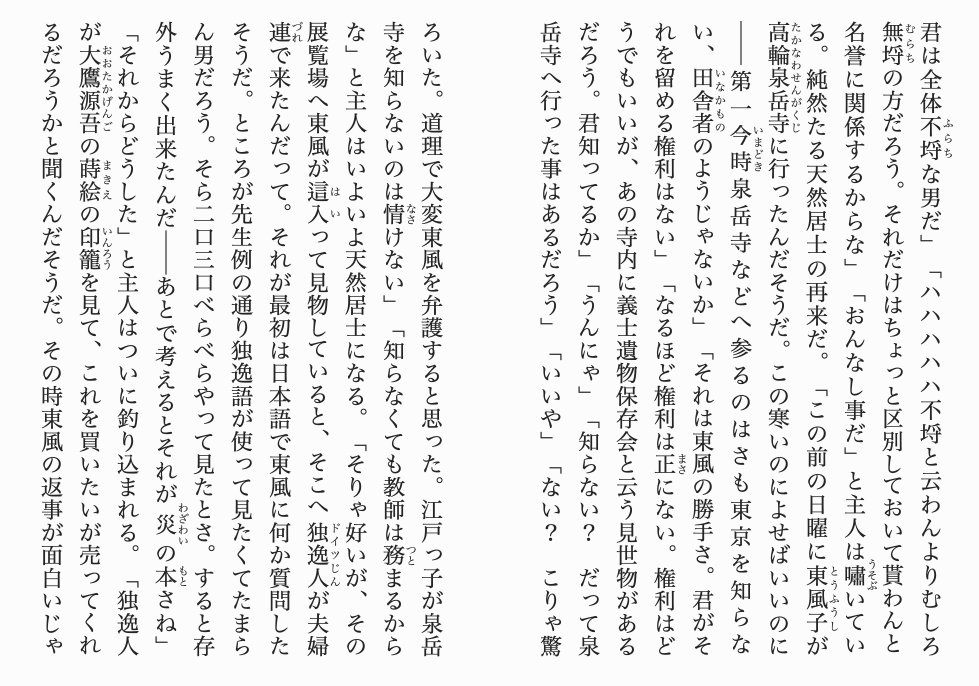
#> input picture データ系/test.png, 1958 x 1372 px (shown at 1/2 size)
$ python select_image.py '../データ系/test.png'
#> lines starting #> are read from the running program, lines starting #| are printed output that depends on the picture
# -*- coding: utf-8 -*-

#!/usr/bin/python3
# -*- coding: utf8 -*-
import tkinter as tk
from tkinter import Text
import csv
import pprint

from PIL import Image
import pyocr
import pyocr.builders

import sys
import numpy as np
import cv2
from matplotlib import pyplot as plt


# グローーバル変数
drawing = False
complete_region = False
ix,iy,width,height = -1,-1,0,0
box = [ix, iy, width, height]


# マウスコールバック関数
def my_mouse_callback(event,x,y,flags,param):
    global ix,iy,width,height,box,drawing,complete_region

    if event == cv2.EVENT_MOUSEMOVE:      # マウスが動いた時
        if(drawing == True):
            width = x - ix
            height = y - iy

    elif event == cv2.EVENT_LBUTTONDOWN:  # マウス左押された時
        drawing = True

        ix = x
        iy = y
        width = 0
        height = 0

    elif event == cv2.EVENT_LBUTTONUP:    # マウス左離された時
        drawing = False
        complete_region = True

        if(width < 0):
            ix += width
            width *= -1
        if(height < 0):
           iy += height
           height *= -1

    box = [ix, iy, width, height]         # 切り取り範囲格納


# メイン関数
def main():
    global ix,iy,width,height,box,drawing,complete_region

    source_window = "draw_rectangle"
    roi_window = "region_of_image"

    img = cv2.imread(sys.argv[1],1)  # 画像の読み込み
#> img is the input picture: shape (1372, 1958, 3); min 36, max 252, mean 235.2
    img_c = img.copy()
    temp = cv2.resize(img_c,dsize=(1000,900))               # 画像コピー
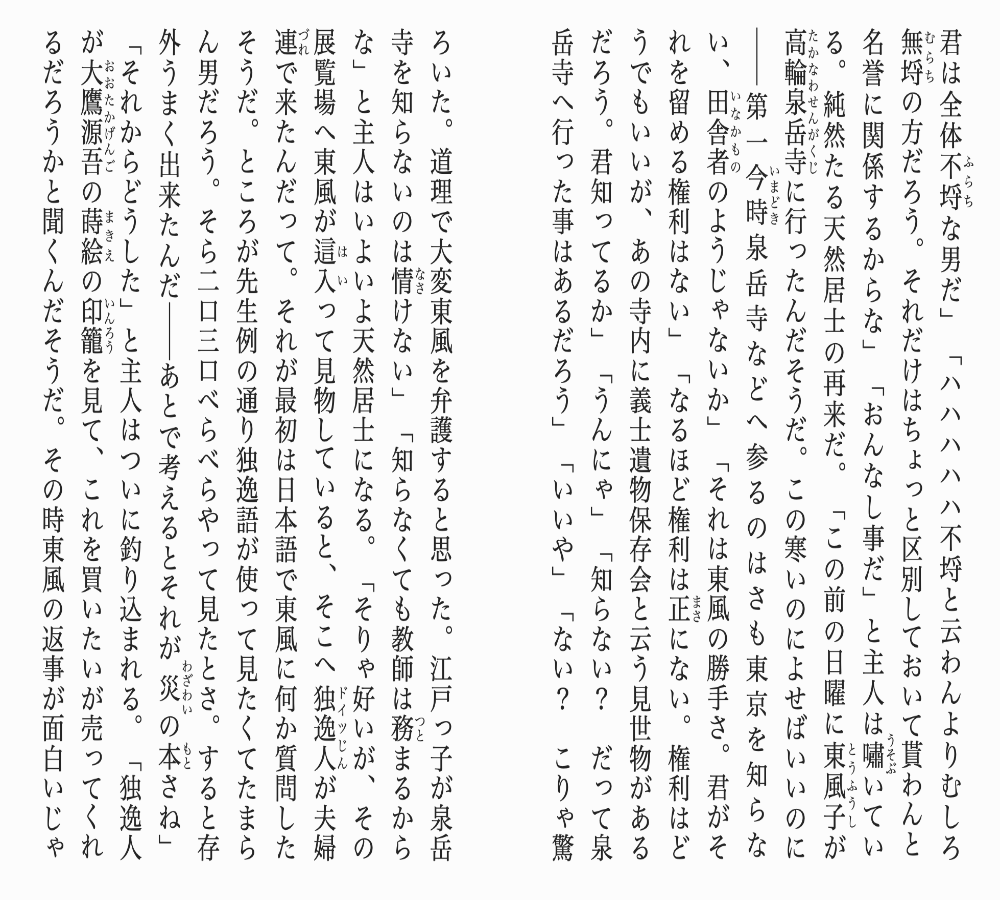
#> temp: shape (900, 1000, 3); min 36, max 252, mean 235.2


    cv2.namedWindow(source_window)
    cv2.setMouseCallback(source_window, my_mouse_callback)

    while(1):
        cv2.imshow(source_window,temp)

        if(drawing):             # 左クリック押されてたら
            temp = img.copy()    # 画像コピー
            cv2.rectangle(temp,(ix,iy),(ix + width, iy+ height),(0,255,0),2)  # 矩形を描画

        if(complete_region): # 矩形の選択が終了したら
            complete_region = False


            roi = img[iy:iy+height, ix:ix+width] # 元画像から選択範囲を切り取り
            np.save("read",roi)
            #cv2.imshow(roi_window, roi)          # 切り取り画像表示

            #文字認識

            tools = pyocr.get_available_tools()
            if len(tools) == 0:
                print("No OCR tool found")
                sys.exit(1)

            tool = tools[0]
            print("Will use tool '%s'" % (tool.get_name()))


            langs = tool.get_available_languages()
            print("Available languages: %s" % ", ".join(langs))
            lang = langs[1]
            print("Will use lang '%s'" % (lang))
            # Ex: Will use lang 'fra'

            #region = House.rop(roi)
            pilImg = Image.fromarray(np.uint8(roi))
            pilImg.save("use.png")
            txt = tool.image_to_string(
                Image.open("use.png"),
                lang=lang,
                builder=pyocr.builders.TextBuilder()
            )

            print(len(txt))
            print(txt)


            with open('naive_data.csv', 'a',newline = '') as f:
                writer = csv.writer(f)
                writer.writerow(txt)

            #認識終了

        # キー操作
        k = cv2.waitKey(1) & 0xFF
#> (key Esc is pressed here)
        if k == 27:          # esc押されたら終了
            break
        elif k ==ord('s'):   # 's'押されたら画像を保存
            cv2.imwrite('roi.png', roi)
            cv2.imwrite('draw_src.png', temp)


    cv2.destroyAllWindows()


if __name__ == "__main__":
    main()
